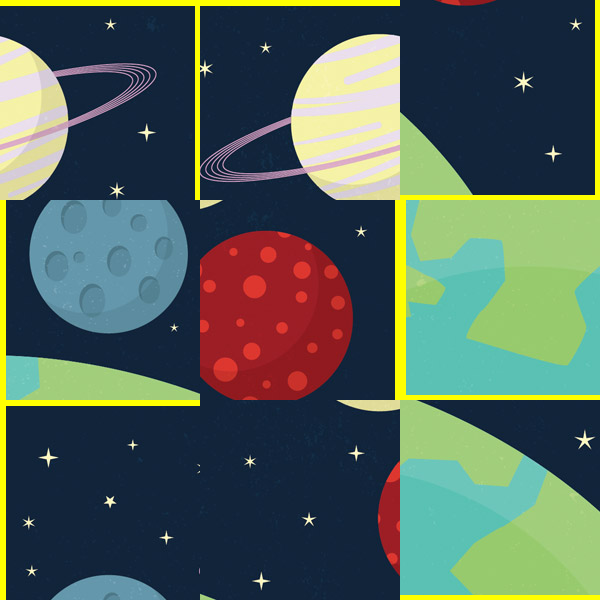
#> input picture sources/scrambled9b.png, 600 x 600 px
$ python Question6.py
#> lines starting #> are read from the running program, lines starting #| are printed output that depends on the picture
from PIL import Image, ImageDraw
#global variable for all sections
#make an empty array for all the sections
allsections = []


def rebuildSectionImg(sectionWidth, sectionHeight, section):
    #build the image for the first quadrant
    Img = Image.new("RGB", (sectionWidth, sectionHeight), "white")
    for y in range(sectionHeight):
        for x in range(sectionWidth):
            pixelIndex = y * sectionWidth + x
            colour = tuple(section[pixelIndex])
            Img.putpixel((x,y), colour)
    allsections.append(Img)


def unscramble9(imageFileName, outputFileName):
    #get the scrambled image
#> called with imageFileName = 'sources/scrambled9b.png', outputFileName = 'unscrambled9.png'
    theImage = Image.open(imageFileName)
#> theImage is the input picture: PIL image 600x600 RGBA; mean R, G, B, A 81.7, 99.4, 89.3, 255
    width, height = theImage.size
#> width = 600; height = 600

    #find the size of each of the 9 sections
    sectionWidth = width // 3
#> sectionWidth = 200
    sectionHeight = height // 3
#> sectionHeight = 200
    yellowColour = (255, 255, 0)

    #make an array for the first section and fill it with the pixels
    #add the list to the allsections list
    #repeat for all 9 sections
    s1 = []
    for x in range(sectionWidth):
        for y in range(sectionHeight):
            pixel = theImage.getpixel((x,y))
            s1.append(pixel)
#> after the loop, s1 = 40000 items

    s2 = []
    for x in range(sectionWidth, (sectionWidth * 2)):
        for y in range(sectionHeight):
            pixel = theImage.getpixel((x,y))
            s2.append(pixel)
#> after the loop, s2 = 40000 items

    s3 = []
    for x in range((sectionWidth * 2), (sectionWidth * 3)):
        for y in range(sectionHeight):
            pixel = theImage.getpixel((x,y))
            s3.append(pixel)
#> after the loop, s3 = 40000 items

    s4 = []
    for x in range(sectionWidth):
        for y in range(sectionHeight, (sectionHeight * 2)):
            pixel = theImage.getpixel((x,y))
            s4.append(pixel)
#> after the loop, s4 = 40000 items

    s5 = []
    for x in range(sectionWidth, (sectionWidth * 2)):
        for y in range(sectionHeight, (sectionHeight * 2)):
            pixel = theImage.getpixel((x,y))
            s5.append(pixel)
#> after the loop, s5 = 40000 items

    s6 = []
    for x in range((sectionWidth * 2), (sectionWidth * 3)):
        for y in range(sectionHeight, (sectionHeight * 2)):
            pixel = theImage.getpixel((x,y))
            s6.append(pixel)
#> after the loop, s6 = 40000 items

    s7 = []
    for x in range(sectionWidth):
        for y in range((sectionHeight * 2), (sectionHeight * 3)):
            pixel = theImage.getpixel((x,y))
            s7.append(pixel)
#> after the loop, s7 = 40000 items

    s8 = []
    for x in range(sectionWidth, (sectionWidth * 2)):
        for y in range((sectionHeight * 2), (sectionHeight * 3)):
            pixel = theImage.getpixel((x,y))
            s8.append(pixel)
#> after the loop, s8 = 40000 items

    s9 = []
    for x in range((sectionWidth * 2), (sectionWidth * 3)):
        for y in range((sectionHeight * 2), (sectionHeight * 3)):
            pixel = theImage.getpixel((x,y))
            s9.append(pixel)
#> after the loop, s9 = 40000 items

    #rebuild the each section as its own image
    rebuildSectionImg(sectionWidth, sectionHeight, s1)
#> in rebuildSectionImg, `Img = Image.new("RGB", (sectionWidth, sectionHeight), "white")`: Img: PIL image 200x200 RGB; every value is 255
    rebuildSectionImg(sectionWidth, sectionHeight, s2)
    rebuildSectionImg(sectionWidth, sectionHeight, s3)
    rebuildSectionImg(sectionWidth, sectionHeight, s4)
#> call 4 of rebuildSectionImg, with sectionWidth = 200, sectionHeight = 200
#> after the loop in rebuildSectionImg (call 4), `for y in range(sectionHeight):`:
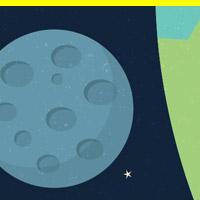
#> Img: PIL image 200x200 RGB; mean R, G, B 79.3, 115.9, 115.7
    rebuildSectionImg(sectionWidth, sectionHeight, s5)
#> after the loop in rebuildSectionImg (call 5), `for y in range(sectionHeight):`:
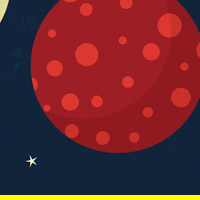
#> Img: PIL image 200x200 RGB; mean R, G, B 103.4, 40, 45.3
    rebuildSectionImg(sectionWidth, sectionHeight, s6)
#> after the loop in rebuildSectionImg (call 6), `for y in range(sectionHeight):`:
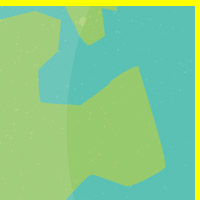
#> Img: PIL image 200x200 RGB; mean R, G, B 134.8, 202.4, 138.4
    rebuildSectionImg(sectionWidth, sectionHeight, s7)
#> after the loop in rebuildSectionImg (call 7), `for y in range(sectionHeight):`:
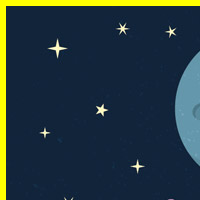
#> Img: PIL image 200x200 RGB; mean R, G, B 37.6, 56.1, 61.6
    rebuildSectionImg(sectionWidth, sectionHeight, s8)
#> after the loop in rebuildSectionImg (call 8), `for y in range(sectionHeight):`:
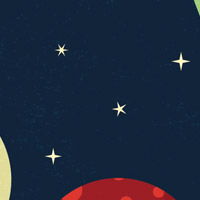
#> Img: PIL image 200x200 RGB; mean R, G, B 28.6, 39.8, 60.2
    rebuildSectionImg(sectionWidth, sectionHeight, s9)
#> after the loop in rebuildSectionImg (call 9), `for y in range(sectionHeight):`:
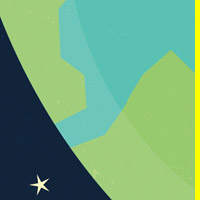
#> Img: PIL image 200x200 RGB; mean R, G, B 110.9, 165.7, 122.2

    #build the new empty image to paste the sections onto
    unscrambledImg = Image.new("RGB", (width, height), "white")
#> unscrambledImg: PIL image 600x600 RGB; every value is 255

    #for each image, find all 4 corners to determine where the image belongs on the unscrambled picture
    for i in allsections:
        topLeftCorner = i.getpixel((0,0))
        topRightCorner = i.getpixel((sectionWidth - 1, 0))
        bottomLeftCorner = i.getpixel((0, sectionHeight - 1))
        bottomRightCorner = i.getpixel((sectionWidth - 1, sectionHeight - 1))

        if(topLeftCorner == yellowColour and topRightCorner == yellowColour
           and bottomLeftCorner == yellowColour and bottomRightCorner != yellowColour):
            unscrambledImg.paste(i, (0, 0))
        elif(topLeftCorner == yellowColour and topRightCorner == yellowColour
             and bottomLeftCorner != yellowColour and bottomRightCorner != yellowColour):
            unscrambledImg.paste(i, (sectionWidth, 0))
        elif(topLeftCorner == yellowColour and topRightCorner == yellowColour
             and bottomLeftCorner != yellowColour and bottomRightCorner == yellowColour):
            unscrambledImg.paste(i, ((sectionWidth *2), 0))
        elif(topLeftCorner == yellowColour and topRightCorner != yellowColour
             and bottomLeftCorner == yellowColour and bottomRightCorner != yellowColour):
            unscrambledImg.paste(i, (0, sectionHeight))
        elif(topLeftCorner != yellowColour and topRightCorner != yellowColour
             and bottomLeftCorner != yellowColour and bottomRightCorner != yellowColour):
            unscrambledImg.paste(i, (sectionWidth, sectionHeight))
        elif(topLeftCorner != yellowColour and topRightCorner == yellowColour
             and bottomLeftCorner != yellowColour and bottomRightCorner == yellowColour):
            unscrambledImg.paste(i, ((sectionWidth * 2), sectionHeight))
        elif(topLeftCorner == yellowColour and topRightCorner != yellowColour
             and bottomLeftCorner == yellowColour and bottomRightCorner == yellowColour):
            unscrambledImg.paste(i, (0, (sectionHeight * 2)))
        elif(topLeftCorner != yellowColour and topRightCorner != yellowColour
             and bottomLeftCorner == yellowColour and bottomRightCorner == yellowColour):
            unscrambledImg.paste(i, (sectionWidth, (sectionHeight * 2)))
        elif(topLeftCorner != yellowColour and topRightCorner == yellowColour
             and bottomLeftCorner == yellowColour and bottomRightCorner == yellowColour):
            unscrambledImg.paste(i, ((sectionWidth * 2), (sectionHeight * 2)))
#> this loop made 9 passes
#> (topRightCorner, bottomLeftCorner, bottomRightCorner) on passes 2, 4, 8: ((18, 36, 58), (255, 255, 0), (226, 220, 158)), ((255, 255, 0), (18, 36, 58), (162, 206, 121)), ((158, 207, 118), (227, 222, 156), (18, 36, 58))
#> (bottomLeftCorner, bottomRightCorner) on passes 6 to 7: ((161, 206, 123), (255, 255, 0)), ((255, 255, 0), (18, 36, 58))
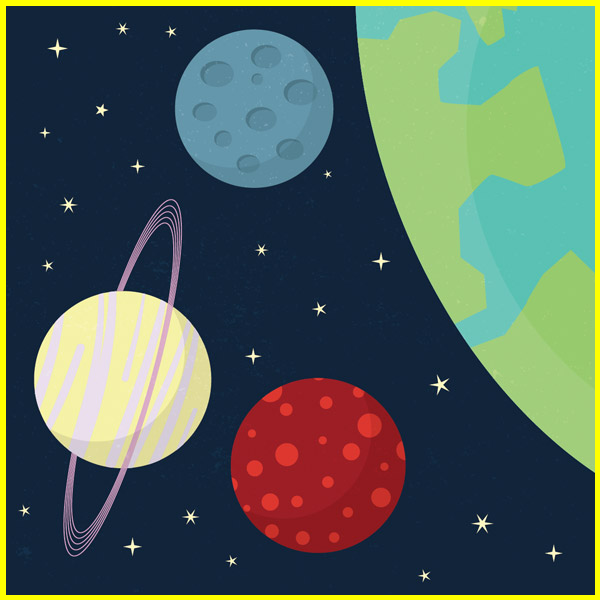
#> unscrambledImg: PIL image 600x600 RGB; mean R, G, B 81.7, 99.4, 89.3

    unscrambledImg.show()
    output = "outputs/" + outputFileName
    unscrambledImg.save(output)


def main():
    unscramble9("sources/scrambled9b.png", "unscrambled9.png")

if __name__ == "__main__":
    import sys
    main()

$ run again, with sources/scrambled4b.png copied over sources/scrambled9b.png
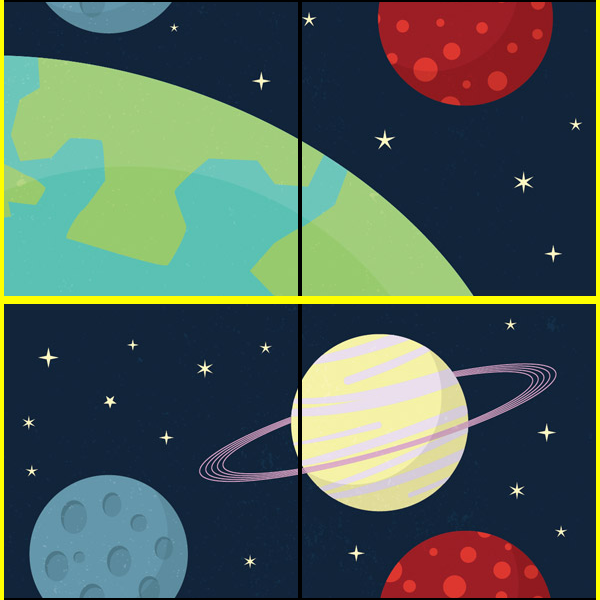
#> input picture sources/scrambled4b.png, 600 x 600 px
#> in unscramble9, theImage is the input picture: PIL image 600x600 RGBA; mean R, G, B, A 78.6, 96.5, 89, 255
#> after the loop in unscramble9, `for x in range(sectionWidth):`: s1 = 40000 items
#> after the loop in rebuildSectionImg (call 9), `for y in range(sectionHeight):`:
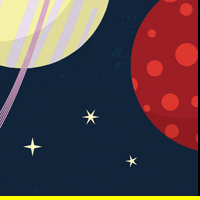
#> Img: PIL image 200x200 RGB; mean R, G, B 85.4, 68.1, 72.5
#> the loop in unscramble9, `for i in allsections:` made 9 passes
#> (topRightCorner, bottomLeftCorner, bottomRightCorner) on passes 1, 2, 4, 7: ((255, 255, 0), (0, 0, 0), (91, 193, 180)), ((91, 193, 180), (0, 0, 0), (18, 36, 58)), ((255, 255, 0), (91, 193, 180), (20, 38, 62)), ((255, 255, 0), (20, 38, 62), (0, 0, 0))
#> after the loop in unscramble9, `for i in allsections:`:
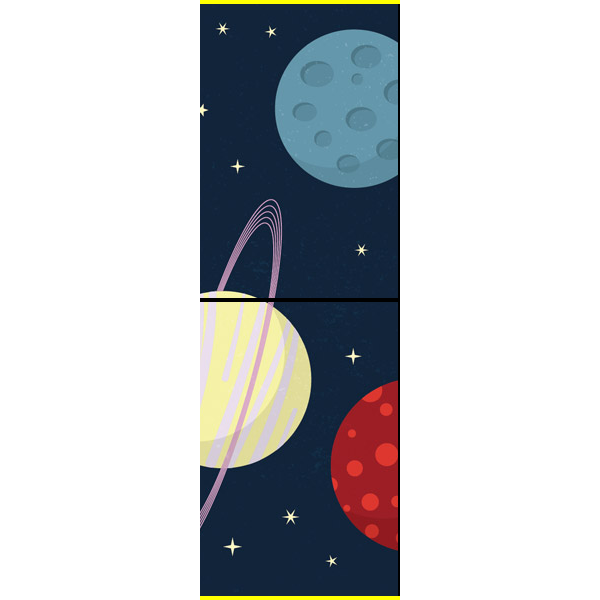
#> unscrambledImg: PIL image 600x600 RGB; mean R, G, B 194.6, 196.8, 199.8

$ run again, with sources/scrambled4a.png copied over sources/scrambled9b.png
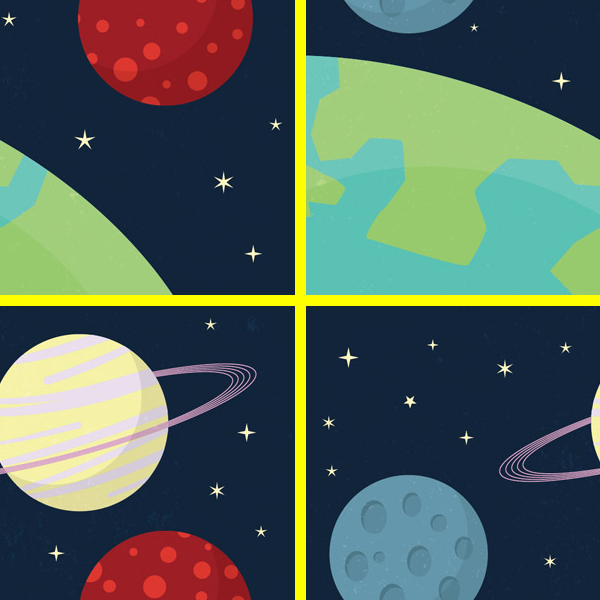
#> input picture sources/scrambled4a.png, 600 x 600 px
#> in unscramble9, theImage is the input picture: PIL image 600x600 RGBA; mean R, G, B, A 81.7, 99.4, 89.3, 255
#> after the loop in unscramble9, `for x in range(sectionWidth):`: s1 = 40000 items
#> after the loop in rebuildSectionImg (call 9), `for y in range(sectionHeight):`:
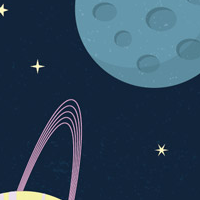
#> Img: PIL image 200x200 RGB; mean R, G, B 44.1, 67.6, 89.1
#> the loop in unscramble9, `for i in allsections:` made 9 passes
#> (topLeftCorner, topRightCorner, bottomLeftCorner, bottomRightCorner) on passes 1, 2, 3, 4, 6, 7: ((18, 36, 58), (108, 198, 186), (225, 58, 49), (18, 36, 60)), ((226, 54, 44), (18, 36, 60), (95, 142, 162), (151, 202, 109)), ((99, 146, 166), (151, 202, 109), (18, 36, 58), (108, 198, 186)), ((108, 198, 186), (235, 222, 242), (18, 36, 60), (17, 35, 57)), ((151, 202, 109), (17, 35, 57), (108, 198, 186), (235, 222, 242)), ((235, 224, 238), (18, 36, 58), (17, 35, 57), (218, 51, 45))
#> after the loop in unscramble9, `for i in allsections:`:
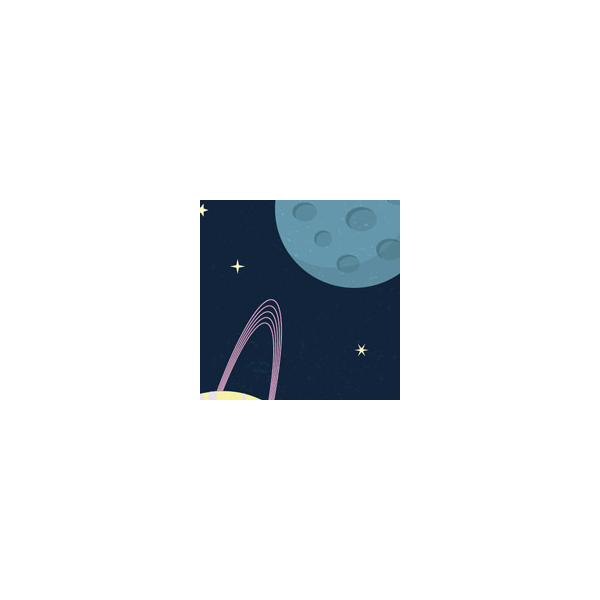
#> unscrambledImg: PIL image 600x600 RGB; mean R, G, B 231.6, 234.2, 236.6
